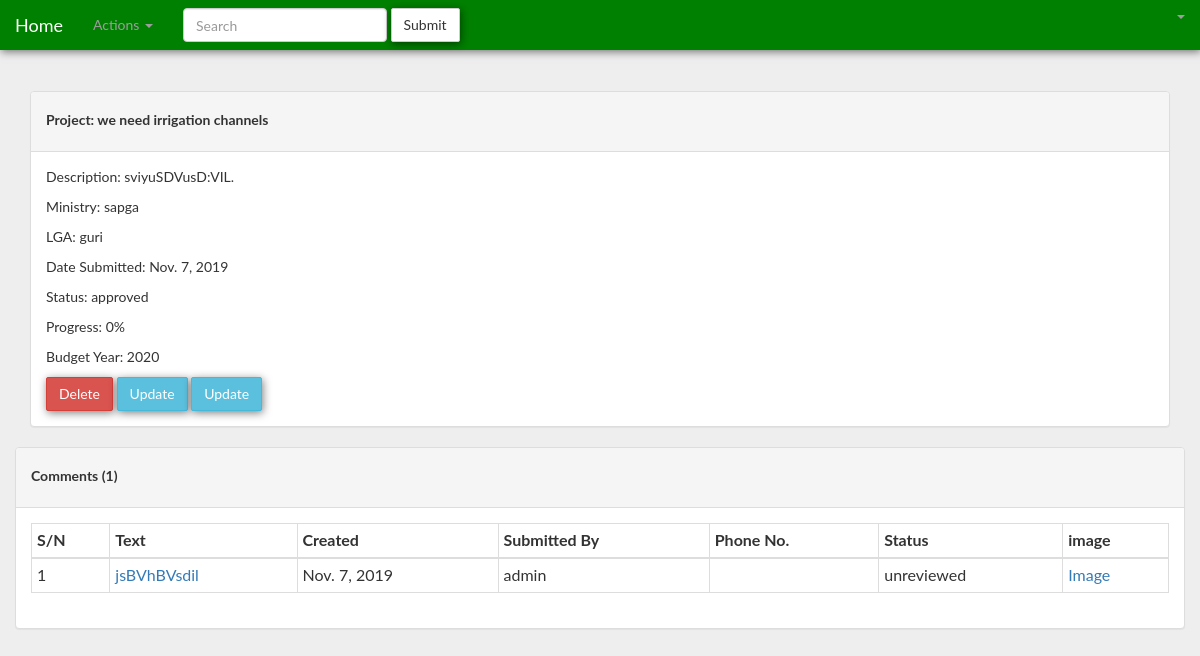
The page /project-detail/1/ (signed in) on the database its author committed.
### project/models.py (models this page shows, shortened)
class Project(models.Model):
    title = models.CharField(max_length = 250)
    description = models.TextField()
    lga = models.ForeignKey(Lga, on_delete=models.CASCADE, related_name='projects')
    ministry = models.ForeignKey(Ministry, on_delete=models.CASCADE, related_name='projects')
    date = models.DateField(default=timezone.now)
    unreviewed = 'unreviewed'
    approved = 'approved'
    disapproved = 'disapproved'
    STATUS_CHOICES = (
        (unreviewed,'unreviewed'),
        (approved,'approved'),
        (disapproved,'disapproved')
    )
    status = models.CharField(max_length = 15, choices = STATUS_CHOICES, default = unreviewed)
    progress = models.CharField(max_length = 3, default=0, verbose_name="progress(%)")
    progress_comment = models.TextField(default="none", blank=True)
    submittedBy = models.ForeignKey(User, on_delete=models.CASCADE, blank=True, null=True)
    budget_year = models.ForeignKey(Year, on_delete=models.CASCADE, blank=True, null=True, related_name='projects')
    def projectCommentCount(self):
        return self.comments.all().count()
    class Meta:
        verbose_name = 'Project'
        verbose_name_plural = 'All Projects'

class Year(models.Model):
    year = models.CharField(max_length=4)
    description = models.TextField()
    date_open = models.DateField(blank=True, null=True)
    date_closed = models.DateField(blank=True, null=True)
    def __str__(self):
        return self.year

class Comment(models.Model):
    text = models.TextField()
    project = models.ForeignKey(Project, on_delete=models.CASCADE, related_name = 'comments')
    picture = models.ImageField(upload_to='media/comments/%y/%m/%d', blank = True, verbose_name='image')
    created = models.DateField(default=timezone.now)
    submittedBy = models.CharField(max_length = 100, verbose_name = 'Full Name', blank=True, null=True)
    unreviewed = 'unreviewed'
    approved = 'approved'
    disapproved = 'disapproved'
    STATUS_CHOICES = (
        (unreviewed,'unreviewed'),
        (approved,'approved'),
        (disapproved,'disapproved')
    )
    status = models.CharField(max_length = 15, choices = STATUS_CHOICES, default = unreviewed)
    class Meta:
        verbose_name = 'Comment'
        verbose_name_plural = '.Comments'

### mda/models.py (models this page shows, shortened)
class Ministry(models.Model):
    name = models.CharField(max_length=200)
    def __str__(self):
        return self.name

### lga/models.py (models this page shows, shortened)
class Lga(models.Model):
    name = models.CharField(max_length = 200)
    def __str__(self):
        return self.name

### project/views.py (the view)
class ProjectDetail(LoginRequiredMixin, DetailView):
    model = Project

### project/templates/project/project_detail.html (shortened to what this page needs)
{% extends 'base.html' %} {% block content %}
<div class="col-sm-12 col-md-12">
    <div class="panel panel-default">
    <div class="panel-heading">
                <h5><strong>Project: {{project.title}}</strong></h5>
                </div>
        <div class="panel-body">
            <p>Description: {{project.description}}</p>
            <p>Ministry: {{project.ministry}}</p>
            <p>LGA: {{project.lga}}</p>
            <p>Date Submitted: {{project.date}}</p>
            <p>Status: {{project.status}}</p>
            <p>Progress: {{project.progress}}%</p>
            <p>Budget Year: {{project.budget_year}}</p>
            {% if user.is_authenticated %}
            {% if user.is_pmp or user.is_superuser %}
            <a class="btn btn-danger" href="{% url 'project:project_delete' project.id %}">Delete</a>
            <a class="btn btn-info" href="{% url 'project:pmp_project_update' project.id %}">Update</a>
            {% endif %}
            {% if user.is_ministryuser or user.is_superuser %}
            <a class="btn btn-info" href="{% url 'project:ministry_project_update' project.id %}">Update</a>
            {% endif %}
            {% endif %}
        </div>
    </div>
</div>
</div>
{% if  user.is_authenticated %}
<div class="col-sm-12 col-md-12">
<div class="panel panel-default">
<div class="panel-heading">
<h5><strong>Comments ({{project.projectCommentCount}})</strong></h5>
</div>
<div class="panel-body">
<div class="table-responsive">
                <table class="table table-bordered table-condensed" id="table_id">
                    <thead>
                        <tr><th>S/N</th>
                            <th>Text</th>
                            <th>Created</th>
                            <th>Submitted By</th>
                            <th>Phone No.</th>
                            <th>Status</th>
                            <th>image</th>
                       </tr>
                    </thead>
                    <tbody>
                        {% for comment in project.comments.all %}
                        <tr>
                        <td>{{forloop.counter}}</td>
                            <td><a href="{% url 'project:comment_detail' comment.id %}">{{comment.text|truncatewords:"8"}}</a></td>
                           <td>{{comment.created}}</td>
                            <td>{{comment.submittedBy}}</td>
                            <td>{{comment.submittedBy.phone}}</td>
                            <td>{{comment.status}}</td>
                            <td><a href="/media/{{comment.picture}}">Image</a></td>
                            {% endfor %}
                        </tr>
                    </tbody>
                </table>
       </div>
</div>
</div>
</div>
{% endif %}
{% endblock %}

### users/templates/base.html (shortened to what this page needs)
{% load staticfiles %}
<html>
<head>
<link rel="stylesheet" href="{% static 'css/bootstrap.min.css' %}"/>
<link rel="stylesheet" href="{% static 'css/base.css' %}"/>
 <link rel="stylesheet" href="https://cdn.datatables.net/1.10.19/css/jquery.dataTables.min.css">
    <link rel="stylesheet" href="https://cdn.datatables.net/buttons/1.5.2/css/buttons.dataTables.min.css">
<link rel="stylesheet" href="https://use.fontawesome.com/releases/v5.8.1/css/all.css">
</head>
<body>
<nav class="navbar navbar-inverse navbar-fixed-top">
  <div class="container-fluid">
    <div class="navbar-header">
      <a class="navbar-brand" href="{% url 'project:project_list' %}">Home</a>
    </div>
    <div class="collapse navbar-collapse" id="bs-example-navbar-collapse-1">
      <ul class="nav navbar-nav">
        <li class="dropdown">
          <a href="#" class="dropdown-toggle" data-toggle="dropdown" role="button" aria-haspopup="true" aria-expanded="false">Actions <span class="caret"></span></a>
        </li>
      </ul>
      <form class="navbar-form navbar-left">
        <div class="form-group">
          <input type="text" class="form-control" placeholder="Search">
        </div>
        <button type="submit" class="btn btn-default">Submit</button>
      </form>
      <ul class="nav navbar-nav navbar-right">
        <li class="dropdown">
          <a href="#" class="dropdown-toggle" data-toggle="dropdown" role="button" aria-haspopup="true" aria-expanded="false"><span class="caret"></span></a>
        </li>
      </ul>
    </div>
  </div>
</nav>
  <div class="container">
  {% block content %}
  {% endblock %}
</body>
</html>

### users/static/css/base.css (style rules this page uses)
.navbar { background-color: #4285F4; border-radius: 0px; border-style: none; box-shadow: 1px 2px 8px rgba(0, 0, 0, .5); }
body { background-color: #eee; font-family: "Lato", sans-serif; }
.collapse a { color:grey; }
.container { margin-top:70px; margin-left:5px auto; width:100%; }
.btn { box-shadow: 1px 2px 8px rgba(0, 0, 0, .5); border-radius: 2px; }
.panel-heading { color: black; height: 60px; }

### users/templates/base.html (style rules this page uses)
.dropdown { position: relative; display: inline-block; }
.navbar-inverse { background-color:green; margin-bottom: -60px; }

### rows shown on the page
Project: title "we need irrigation channels", description "sviyuSDVusD:VIL.", ministry "sapga", lga "guri", date "Nov. 7, 2019", status "approved", progress "0", budget_year "2020", projectCommentCount "1"
Comment: text "jsBVhBVsdil", created "Nov. 7, 2019", submittedBy "admin", status "unreviewed"
